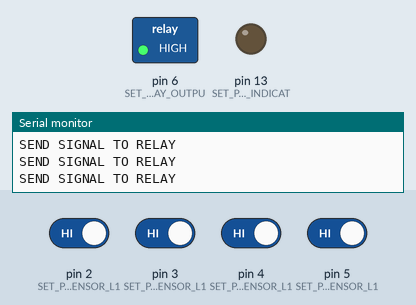
This sketch was run on a simulated Arduino Uno, built with avr-gcc and run on an emulated ATmega328P. On the bench: switched loads named in the sketch (green lamp = pin HIGH), output pins drawn as LEDs (lit = HIGH), the last lines printed to the serial monitor. Dashed ring = blinking. The test bench sets the inputs (shaded band); at power-on: pin 2 (SET_PIN_2_INPUT_SENSOR_L1), pin 3 (SET_PIN_2_INPUT_SENSOR_L1), pin 4 (SET_PIN_2_INPUT_SENSOR_L1), pin 5 (SET_PIN_2_INPUT_SENSOR_L1) HIGH.

Above: at 1.8 s.
1.9 s: pin 5 (SET_PIN_2_INPUT_SENSOR_L1) driven LOW
At 2.7 s:
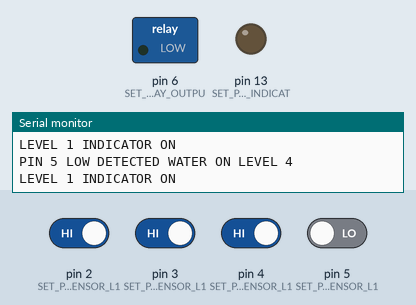
3.5 s: pin 5 (SET_PIN_2_INPUT_SENSOR_L1) driven HIGH
At 3.9 s:
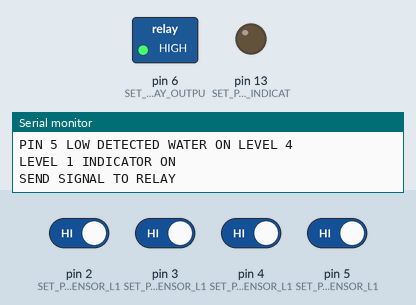
5.0 s: pin 2 (SET_PIN_2_INPUT_SENSOR_L1) driven LOW and pin 3 (SET_PIN_2_INPUT_SENSOR_L1) driven LOW and pin 4 (SET_PIN_2_INPUT_SENSOR_L1) driven LOW and pin 5 (SET_PIN_2_INPUT_SENSOR_L1) driven LOW
At 5.5 s:
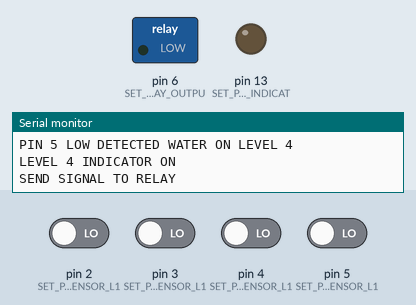
8.0 s: pin 2 (SET_PIN_2_INPUT_SENSOR_L1) driven HIGH
11.0 s: pin 3 (SET_PIN_2_INPUT_SENSOR_L1) driven HIGH
12.5 s: pin 2 (SET_PIN_2_INPUT_SENSOR_L1) driven LOW
Timing chart, 0 to 16.5 s (numbered marks = the images above; inputs shaded):
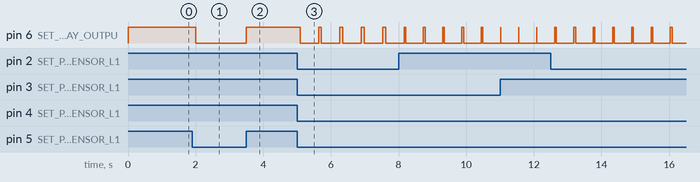

Measured:
- after the input at 1.9 s, pin 6 (SET_PIN_6_FOR_RELAY_OUTPU): HIGH → LOW after 0.10 s
- after the input at 3.5 s, pin 6 (SET_PIN_6_FOR_RELAY_OUTPU): LOW → HIGH at once
- after the input at 5.0 s, pin 6 (SET_PIN_6_FOR_RELAY_OUTPU): alternates HIGH for 0.09 s and LOW for 0.55 s, starting after 0.09 s

The sketch:

waterLevelControler.ino
```cpp
int level = 0;

void setup() {
  Serial.begin(9600);          // SERIAL TX RX AT 9600
  pinMode(13, OUTPUT);         // SET PIN 13 OUTPUT INDICATOR
  pinMode(2, INPUT_PULLUP);    // SET PIN 2 INPUT SENSOR L1
  pinMode(3, INPUT_PULLUP);    // SET PIN 2 INPUT SENSOR L1
  pinMode(4, INPUT_PULLUP);    // SET PIN 2 INPUT SENSOR L1
  pinMode(5, INPUT_PULLUP);    // SET PIN 2 INPUT SENSOR L1
  pinMode(6, OUTPUT);          // SET PIN 6 FOR RELAY OUTPUT
}

void loop() {
  level = 0;
  digitalWrite(13, LOW);       // SET PIN 13 LOW/INDICATOR OFF AT START
  digitalWrite(6, HIGH );

  if (digitalRead(2) == LOW) {
    Serial.println("PIN 2 LOW DETECTED WATER ON LEVEL 1");    // printing at loop started
    level +=1;
  }
  if (digitalRead(3) == LOW) {
    Serial.println("PIN 3 LOW DETECTED WATER ON LEVEL 2");    // printing at loop started
    level +=1;
  }
  if (digitalRead(4) == LOW) {
    Serial.println("PIN 4 LOW DETECTED WATER ON LEVEL 3");    // printing at loop started
    level +=1;
  }
  if (digitalRead(5) == LOW) {
    Serial.println("PIN 5 LOW DETECTED WATER ON LEVEL 4");    // printing at loop started
    level +=1;
    digitalWrite(6, LOW);
  }

  switch (level) {
    case 1:
      Serial.println("LEVEL 1 INDICATOR ON");
      //SWITCH LED ON FOR LEVEL 1
      break;
    case 2:
      Serial.println("LEVEL 2 INDICATOR ON");
      //SWITCH LED ON FOR LEVEL 2
      break;
    case 3:
      Serial.println("LEVEL 3 INDICATOR ON");
      //SWITCH LED ON FOR LEVEL 3
      break;
    case 4:
      Serial.println("LEVEL 4 INDICATOR ON");
      Serial.println("SEND SIGNAL TO RELAY");
      digitalWrite(6, LOW);
      //SWITCH LED ON FOR LEVEL 4
      break;
    default:
      Serial.println("SEND SIGNAL TO RELAY");
      digitalWrite(6, HIGH);
      // if nothing else matches, do the default
      // default is optional
    break;
  }

  delay(500);


  //  delay(500); // delay half second between numbers


}
```
